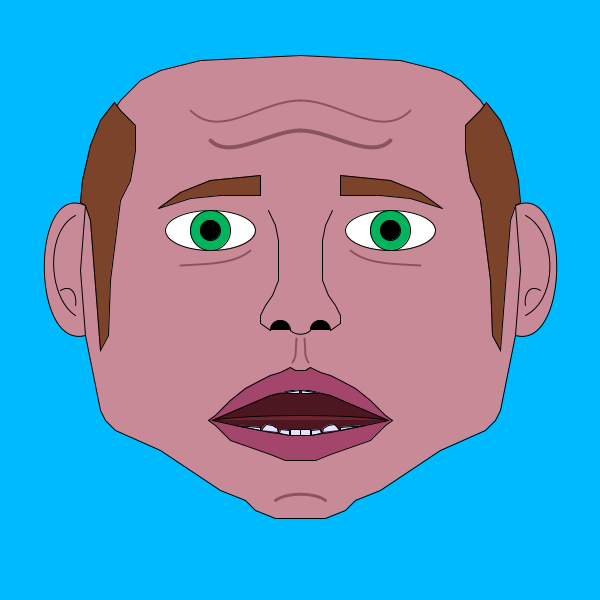
Frame 1 (no input)
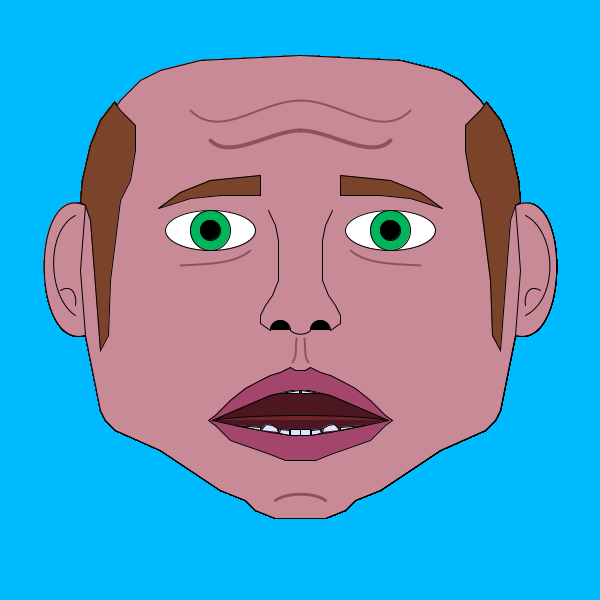
Frame 60 (the mouse pressed at the canvas centre just before this capture)
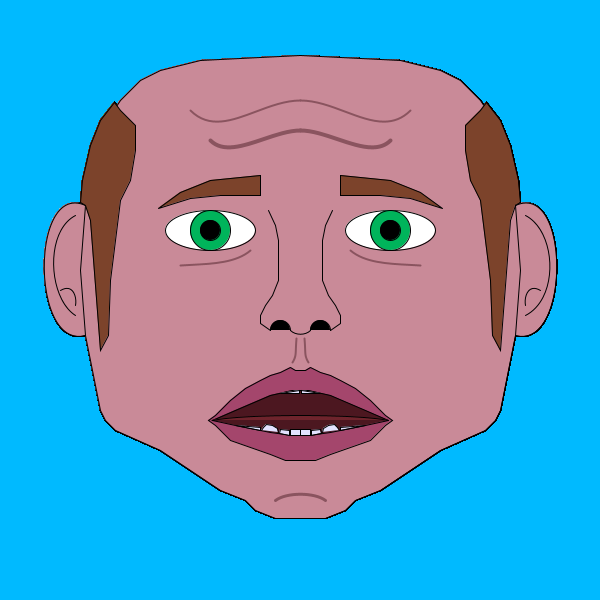
Frame 120 (the mouse held since frame 60 and released just before this capture)

The Processing sketch that drew these frames (run headless with seeded random() and noise(); from frame 60 on, the mouse is pressed at the canvas centre):

// Processing sketch: processing_116780
// ── processing_116780.pde

void setup(){
  //Tamany del sketch i color del fons
  size(600,600);
  background(#00BAFF);
}

void draw(){
  //La cara representa un home de mitjana edat sorprès, però en sentit negatiu
  //Color de la cara i paràmetres de la cara
  fill(#C98A98);
  stroke(#000000);
  strokeWeight(1);
  //Orelles (abans de la cara perquè quedin darrera), orella dreta
  bezier(515,205,570,180,570,350,515,335);
  curve(340,220,525,215,525,315,320,320);
  curve(550,340,525,305,540,290,600,350);
  //Orella esquerra
  bezier(85,205,30,180,30,350,85,335);
  curve(260,220,75,215,75,315,240,320);
  curve(50,340,75,305,60,290,0,350);
  //Forma de la cara
  beginShape();
    vertex(300,55);
    vertex(200,60);
    vertex(160,70);
    vertex(140,80);
    vertex(120,100);
    vertex(100,130);
    vertex(85,205);
    vertex(80,270);
    vertex(85,335);
    vertex(100,410);
    vertex(105,420);
    vertex(115,430);
    vertex(160,450);
    vertex(220,490);
    vertex(245,500);
    vertex(255,510);
    vertex(275,518);
    vertex(325,518);
    vertex(345,510);
    vertex(355,500);
    vertex(380,490);
    vertex(440,450);
    vertex(485,430);
    vertex(495,420);
    vertex(500,410);
    vertex(515,335);
    vertex(520,270);
    vertex(515,205);
    vertex(500,130);
    vertex(480,100);
    vertex(460,80);
    vertex(440,70);
    vertex(400,60);
    vertex(300,55);
  endShape();
  //Nas, envà nasal
  beginShape();
    vertex(268,210);
    vertex(275,225);
    vertex(278,240);
    vertex(278,280);
    vertex(272,295);
    vertex(265,305);
    vertex(260,315);
    vertex(260,323);
    vertex(270,330);    
  endShape();
  beginShape();
    vertex(332,210);
    vertex(325,225);
    vertex(322,240);
    vertex(322,280);
    vertex(328,295);
    vertex(335,305);
    vertex(340,315);
    vertex(340,323);
    vertex(330,330);    
  endShape();
  //Nas, fosses nasals
  fill(#000000);
  arc(280,330,20,20,PI,TWO_PI);
  arc(320,330,20,20,PI,TWO_PI);
  //Nas, punta
  noFill();
  curve(280,300,290,330,310,330,320,300);
  //Boca, contorn exterior llavi
  fill(#A4466C);
  beginShape();
    vertex(305,370);
    vertex(310,367);
    vertex(320,372);
    vertex(330,375);
    vertex(340,380);
    vertex(355,388);
    vertex(370,400);
    vertex(385,415);
    vertex(392,420);
    vertex(385,425);
    vertex(370,440);
    vertex(330,454);
    vertex(315,460);
    vertex(285,460);
    vertex(270,454);
    vertex(230,440);
    vertex(215,425);
    vertex(208,420);
    vertex(215,415);
    vertex(230,400);
    vertex(245,388);
    vertex(260,380);
    vertex(270,375);
    vertex(280,372);
    vertex(290,367);
    vertex(295,370);
    vertex(305,370);    
  endShape();
  //Boca, contorn interior llavi
  fill(#4C1720);
  beginShape();
    vertex(388,420);
    vertex(365,425);
    vertex(330,432);
    vertex(308,435);
    vertex(292,435);
    vertex(270,432);
    vertex(235,425);
    vertex(212,420);
    vertex(235,410);
    vertex(270,395);
    vertex(292,390);
    vertex(308,390);
    vertex(330,395);
    vertex(365,410);
    vertex(388,420);
  endShape();
  //Boca, llengua
  fill(#6E242C);
  curve(200,460,212,420,388,420,400,460);
  //Boca, dents, primers molars
  fill(#E2E2FF);
  triangle(365,425,340,427,340,430);
  triangle(235,425,260,427,260,430);
  //Boca, dents, ullals
  beginShape();
    vertex(339,430);
    vertex(337,427);
    vertex(334,424);
    vertex(328,425);
    vertex(323,428);
    vertex(322,432);
  endShape();
  beginShape();
    vertex(261,430);
    vertex(263,427);
    vertex(266,424);
    vertex(272,425);
    vertex(277,428);
    vertex(278,432);
  endShape();
  //Boca, dents, centrals inferiors
  quad(279,433,280,429,289,430,289,435);
  quad(321,433,320,429,311,430,311,435);
  quad(310,435,310,429,300,429,300,435);
  quad(290,435,290,429,300,429,300,435);
  //Boca, dents, paletes
  triangle(280,393,299,393,299,390);
  triangle(320,393,301,393,301,390);
  //Ulls, còrnia esquerra
  fill(#FFFFFF);
  ellipse(210,230,90,40);
  //Ulls, còrnia dreta
  ellipse(390,230,90,40);
  //Ulls, iris esquerre
  fill(#00B45B);
  ellipse(210,230,40,40);
  //Ulls, iris dreta
  ellipse(390,230,40,40);
  //Ulls, pupil·la esquerra
  fill(#000000);
  ellipse(210,230,20,20);
  //Ulls, pupil·la dreta
  ellipse(390,230,20,20);
  //Cella esquerra
  fill(#7C432B);
  beginShape();
    vertex(158,208);
    vertex(180,192);
    vertex(210,180);
    vertex(260,175);
    vertex(260,195);
    vertex(220,195);
    vertex(190,198);
    vertex(158,208);
  endShape();
  //Cella dreta
  beginShape();
    vertex(442,208);
    vertex(420,192);
    vertex(390,180);
    vertex(340,175);
    vertex(340,195);
    vertex(380,195);
    vertex(410,198);
    vertex(442,208);
  endShape();
  //Cabells, estil frare amb patilles afilades
  beginShape();
    vertex(82,180);
    vertex(80,202);
    vertex(85,205);
    vertex(90,220);
    vertex(100,350);
    vertex(108,335);
    vertex(110,280);
    vertex(120,200);
    vertex(130,180);
    vertex(135,150);
    vertex(135,125);
    vertex(120,110);
    vertex(114,102);
    vertex(100,120);
    vertex(90,145);
    vertex(82,180);
  endShape();
  beginShape();
    vertex(518,180);
    vertex(520,202);
    vertex(515,205);
    vertex(510,220);
    vertex(500,350);
    vertex(492,335);
    vertex(490,280);
    vertex(480,200);
    vertex(470,180);
    vertex(465,150);
    vertex(465,125);
    vertex(480,110);
    vertex(486,102);
    vertex(500,120);
    vertex(510,145);
    vertex(518,180);
  endShape();  
  //Marques facials, prominència del mentó
  noFill();
  stroke(#8A545F);
  strokeWeight(3);
  curve(260,550,275,500,325,500,340,550);
  //Marques facials, fatiga ocular
  strokeWeight(2);
  curve(280,180,250,250,180,265,100,260);
  curve(320,180,350,250,420,265,500,260);
  //Marques facials, sortints del llavi
  curve(330,380,308,362,304,338,300,270);
  curve(270,380,292,362,296,338,300,270);
  //Marques facials, arrugues frontals expressives
  strokeWeight(4);
  bezier(210,140,230,160,270,130,300,130);
  bezier(300,130,330,130,370,160,390,140);
  strokeWeight(2);
  bezier(190,110,220,140,260,100,300,100);
  bezier(300,100,340,100,380,140,410,110);
}
